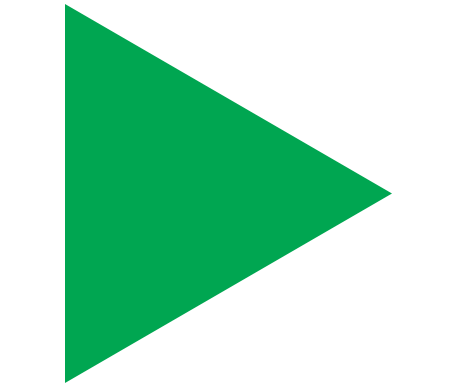
#> input picture tools/Sm4shCommand/SM4SHCommand/Resources/play.png, 458 x 387 px
$ python kamui_trail_build.py Sm4shCommand/SM4SHCommand/Resources/play.png out
#> lines starting #> are read from the running program, lines starting #| are printed output that depends on the picture
### tools/nut.py
#!/usr/bin/env python3
"""Smash 4 Wii U textures (.nut, NTWU): read a texture to RGBA and write one back in the same format.

  python3 tools/nut.py info FILE.nut                   (NTWU or NTP3)
  python3 tools/nut.py png FILE.nut OUT.png            first texture's first mip, as a PNG (NTWU or NTP3)
  python3 tools/nut.py replace FILE.nut IMAGE OUT.nut  IMAGE (any size; resized) into the texture,
                                                       same format / size / ID, mips rebuilt
  python3 tools/nut.py ntp3 OUT.nut ID:FORMAT:IMAGE...  new NTP3 .nut (FORMAT dxt1, dxt5 or rgba)

Header layout and the GX2 (de)swizzle follow Smash Forge's NUT.cs / GTX.cs (MIT; GTX.cs ports
AboodXD's GTX Extractor), as tools/Sm4shCommand's Viewer/Textures.cs does. Formats: 0x1A RGBA8,
0x31 BC1, 0x32 BC2, 0x33 BC3, 0x34 BC4, 0x35 BC5. BC encoding is a simple fit (BC1:
endpoints = the block's extremes along its main color axis; BC4: min / max), good enough for UI
pictures. Only single-mip textures are written (the stage-select icons all are).

NTP3 (write_ntp3): the untiled .nut the game also loads (some of Battlefield's own model.nut are
NTP3), so new textures of any size need no GX2 tiling. Layout as Smash Forge's NUT.Rebuild
(version 0x0200): formats 0 DXT1, 2 DXT5, 14 RGBA8 (stored A, R, G, B), full mip chains.
"""
import struct
import sys
import zlib

import numpy as np


# ---------------------------------------------------------------- container
def be32(d, o):
    return struct.unpack('>i', d[o:o + 4])[0]


def be16(d, o):
    return struct.unpack('>H', d[o:o + 2])[0]


class Tex:
    """one texture of a .nut: where its header / GX2 surface / data are"""
    # [13 lines left out: function __init__, not called in this run]


def load(path):
    return load_bytes(open(path, 'rb').read())


# [12 lines left out: function load_bytes, not called in this run]


# ---------------------------------------------------------------- GX2 addressing
def _bpp(fmt):
    f = fmt & 0x3F
    return {0x1A: 32, 0x08: 16, 0x0A: 16, 0x0B: 16, 0x31: 64, 0x34: 64, 0x32: 128, 0x33: 128, 0x35: 128}[f]


def _is_bc(fmt):
    return 0x31 <= (fmt & 0x3F) <= 0x35


# [36 lines left out: functions _pixel_index, _macro_tiled, element_offsets, not called in this run]


# ---------------------------------------------------------------- BC decode
def _rgb565(v):
    return np.stack([((v >> 11) & 31) * 255 // 31, ((v >> 5) & 63) * 255 // 63, (v & 31) * 255 // 31], -1)


# [69 lines left out: functions _bc1_colors, _bc4_values, decode, not called in this run]


# ---------------------------------------------------------------- BC encode
def _blocks(img):
    """[h, w, 4] -> [n, 16, 4] 4x4 blocks in row order (edges repeated)"""
    h, w = img.shape[:2]
    H, W = (h + 3) // 4 * 4, (w + 3) // 4 * 4
    pad = np.pad(img, ((0, H - h), (0, W - w), (0, 0)), mode='edge').astype(np.int32)
    return pad.reshape(H // 4, 4, W // 4, 4, 4).transpose(0, 2, 1, 3, 4).reshape(-1, 16, 4), W // 4, H // 4


def _enc_bc4(v):
    """v [n, 16] 0-255 -> [n, 8] (8-value mode: a0 = max > a1 = min)"""
    a0, a1 = v.max(1), v.min(1)
    a1 = np.where(a0 == a1, np.maximum(a0 - 1, 0), a1)
    a0 = np.where(a0 == a1, a1 + 1, a0)
    pal = np.stack([a0, a1] + [((7 - i) * a0 + i * a1) // 7 for i in range(1, 7)], 1)
    idx = np.abs(v[:, :, None] - pal[:, None, :]).argmin(2).astype(np.uint64)
    bits = np.zeros(len(v), dtype=np.uint64)
    for j in range(16):
        bits |= idx[:, j] << np.uint64(3 * j)
    out = np.zeros((len(v), 8), dtype=np.uint8)
    out[:, 0], out[:, 1] = a0, a1
    for i in range(6):
        out[:, 2 + i] = ((bits >> np.uint64(8 * i)) & np.uint64(0xFF)).astype(np.uint8)
    return out


def _to565(c):
    return ((c[..., 0] * 31 + 127) // 255 << 11) | ((c[..., 1] * 63 + 127) // 255 << 5) | ((c[..., 2] * 31 + 127) // 255)


def _enc_bc1(rgb):
    """rgb [n, 16, 3] -> [n, 8] (4-color mode; endpoints = the block's extremes along its main axis)"""
    mean = rgb.mean(1, keepdims=True)
    d = rgb - mean
    cov = np.einsum('nki,nkj->nij', d, d)
    axis = np.ones((len(rgb), 3))
    for _ in range(4):
        axis = np.einsum('nij,nj->ni', cov, axis)
        axis /= np.linalg.norm(axis, axis=1, keepdims=True) + 1e-9
    proj = np.einsum('nki,ni->nk', d, axis)
    lo = rgb[np.arange(len(rgb)), proj.argmin(1)]
    hi = rgb[np.arange(len(rgb)), proj.argmax(1)]
    c0, c1 = _to565(hi), _to565(lo)
    swap = c0 < c1
    c0, c1 = np.where(swap, c1, c0), np.where(swap, c0, c1)
    same = c0 == c1
    c1 = np.where(same & (c1 > 0), c1 - 1, c1)
    c0 = np.where(same & (c0 == 0), 1, c0)
    a, b = _rgb565(c0), _rgb565(c1)
    pal = np.stack([a, b, (2 * a + b) // 3, (a + 2 * b) // 3], 1)
    idx = ((rgb[:, :, None, :] - pal[:, None, :, :]) ** 2).sum(3).argmin(2).astype(np.uint32)
    bits = np.zeros(len(rgb), dtype=np.uint32)
    for j in range(16):
        bits |= idx[:, j] << np.uint32(2 * j)
    out = np.zeros((len(rgb), 8), dtype=np.uint8)
    out[:, 0], out[:, 1], out[:, 2], out[:, 3] = c0 & 0xFF, c0 >> 8, c1 & 0xFF, c1 >> 8
    for i in range(4):
        out[:, 4 + i] = (bits >> np.uint32(8 * i)) & 0xFF
    return out


# [72 lines left out: functions encode, encode_blocks, replace_region, replace, not called in this run]


# ---------------------------------------------------------------- NTP3
NTP3_FORMATS = {'dxt1': 0, 'dxt5': 2, 'rgba': 14}


def ntp3_mip(img, fmt):
    """RGBA [h, w, 4] -> NTP3 data of format fmt (0 / 2 / 14)"""
    if fmt == 14:
        return np.ascontiguousarray(img[..., [3, 0, 1, 2]]).tobytes()
    blocks, _, _ = _blocks(img)
    if fmt == 0:
        return _enc_bc1(blocks[:, :, :3]).tobytes()
    return np.concatenate([_enc_bc4(blocks[:, :, 3]), _enc_bc1(blocks[:, :, :3])], 1).tobytes()


# [53 lines left out: functions mip_chain, read_ntp3, not called in this run]


def write_ntp3(textures):
    """textures: [(tex_id, fmt, [mip RGBA arrays])] -> .nut bytes"""
    heads, datas = [], []
    for tex_id, fmt, mips in textures:
        data = [ntp3_mip(m, fmt) for m in mips]
        data = [x + b'\0' * (-len(x) % 0x10) for x in data]
        hs = 0x50 + (4 * len(mips) if len(mips) > 1 else 0)
        hs += -hs % 0x10
        heads.append((tex_id, fmt, mips, data, hs))
        datas.append(b''.join(data))
    out = bytearray(b'NTP3' + struct.pack('>HHII', 0x0200, len(textures), 0, 0))
    remaining = sum(h[4] for h in heads)
    data_before = 0
    for (tex_id, fmt, mips, data, hs), blob in zip(heads, datas):
        h, w = mips[0].shape[:2]
        head = struct.pack('>IIIHHBBBBHHII', len(blob) + hs, 0, len(blob), hs, 0, 0, len(mips), 0, fmt, w, h, 0, 0)
        head += struct.pack('>IIII', remaining + data_before, 0, 0, 0)
        if len(mips) > 1:
            head += b''.join(struct.pack('>I', len(x)) for x in data)
        head += b'\0' * (-len(head) % 0x10)
        head += b'eXt\0' + struct.pack('>III', 0x20, 0x10, 0)
        head += b'GIDX' + struct.pack('>III', 0x10, tex_id, 0)
        assert len(head) == hs
        out += head
        remaining -= hs
        data_before += len(blob)
    for blob in datas:
        out += blob
    return bytes(out)


# ---------------------------------------------------------------- NTWU (write)
NTWU_CODE = {0x31: 0, 0x33: 2, 0x1A: 14}          # GX2 format -> the .nut header's format byte
NTWU_ALIGN = {0x31: 0x1000, 0x33: 0x2000, 0x1A: 0x800}


class Surface:
    """a single-mip 2D texture as the game's own: tile mode 4, pitch (elements) a multiple of 32,
    rows to a multiple of 16 (checked against all 626 of Battlefield's textures)"""
    # [7 lines left out: function __init__, not called in this run]

    def gx2(self):
        return struct.pack('>16i13i12x', 1, self.w, self.h, 1, 1, self.fmt, 0, 1, self.image_size, 0, 0, 0,
                           self.tile_mode, self.swizzle, self.alignment, self.pitch, *[0] * 13)


# [87 lines left out: functions write_ntwu, append_ntwu, not called in this run]


def _is_ntp3(path):
    d = open(path, 'rb').read(0x10000)
    return d[:4] == b'NTP3' or d[:2] == b'\x78\x9c' and zlib.decompressobj().decompress(d)[:4] == b'NTP3'


# [34 lines left out: function main, not called in this run]


# [2 lines that do not run on import are left out]

### tools/kamui_trail_build.py
#!/usr/bin/env python3
"""Corrin's extra sword trail textures (tools/kamui_trail_cave.py KAMUI_TRAILS) from a picture: the trail texture
(<Name>.nut) and its glow (<Name>Add.nut), as her vanilla TexKamuiSwordTrace / TexKamuiSwordTraceAdd: NTP3, 128 x 128,
one mip, texture id 0, DXT5 for the trail and DXT1 for the Add.

  python3 -I tools/kamui_trail_build.py IMAGE OUT_DIR [--name TexKamuiSwordTraceCyan] [--add-gain 0.3]

IMAGE is laid out as a vanilla trail texture: U (left to right) along the trail, the newest part (the blade) on the
right fading toward the tail on the left; V (top to bottom) across the blade. Any size: it is scaled to 128 x 128
(bicubic, in premultiplied alpha, so fully transparent pixels' colour doesn't bleed into their neighbours).

The two textures are drawn by trail shader 1 (Sword_Glow Shader=1, docs/native-notes.md "The trail shaders"):
rgb = (t0.rgb x t0.a + t1.rgb x t1.a) x the vertex alpha, a = t0.a x the vertex alpha. So the trail texture's alpha is
the trail's shape, and the Add's rgb (DXT1, alpha 1) is light added on top: here the picture's own colour x its alpha x
ADD_GAIN, a soft glow of the same colour as vanilla's Add is of hers (TexKamuiSwordTraceAdd: a dim copy of her trail's
orange). Add gain 0 = a black Add: the trail drawn exactly as the picture.
"""
import argparse
import os
import sys

import numpy as np

HERE = os.path.dirname(os.path.abspath(__file__))
sys.path.insert(0, HERE)
import nut  # noqa: E402

SIZE = 128
ADD_GAIN = 0.3


def load(path):
    """the picture as float RGBA 0-1, scaled to SIZE x SIZE in premultiplied alpha"""
    from PIL import Image
    im = np.asarray(Image.open(path).convert('RGBA')).astype(np.float32) / 255.0
    a = im[..., 3:]
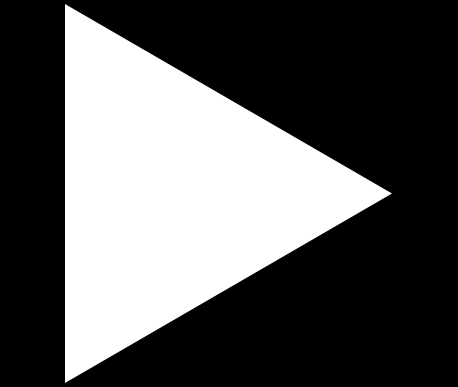
#> a: shape (387, 458, 1) float32; min 0, max 1, mean 0.35
    pre = np.concatenate([im[..., :3] * a, a], 2)
    chans = [np.asarray(Image.fromarray(pre[..., c], 'F').resize((SIZE, SIZE), Image.BICUBIC)) for c in range(4)]
#> chans = 4 items
    out = np.clip(np.stack(chans, 2), 0, 1)
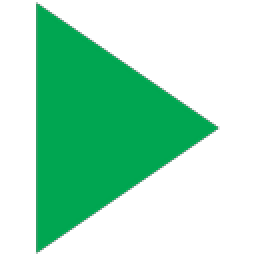
#> out: shape (128, 128, 4) float32 (shown 2 times larger); mean of channels 0, 1, 2, 3 0, 0.228, 0.111, 0.349; transparent parts drawn white
    a = out[..., 3:]
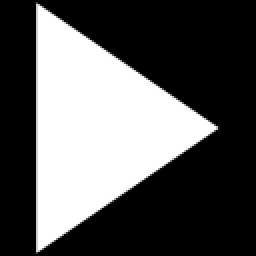
#> a: shape (128, 128, 1) float32 (shown 2 times larger); min 0, max 1, mean 0.349
    rgb = np.where(a > 1e-4, out[..., :3] / np.maximum(a, 1e-4), 0)
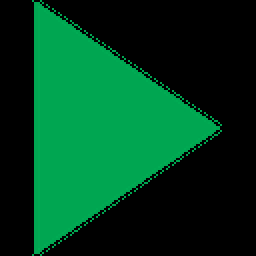
#> rgb: shape (128, 128, 3) float32 (shown 2 times larger); mean of channels 0, 1, 2 0, 0.245, 0.119; drawn as R, G, B
    return np.concatenate([np.clip(rgb, 0, 1), a], 2)


def textures(img, add_gain=ADD_GAIN):
    """(trail .nut bytes, Add .nut bytes) from float RGBA SIZE x SIZE"""
#> called with add_gain = 0.3
    def u8(x):
        return np.clip(np.round(x * 255), 0, 255).astype(np.uint8)
    add = np.concatenate([img[..., :3] * img[..., 3:] * add_gain, np.ones_like(img[..., 3:])], 2)
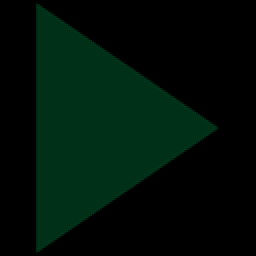
#> add: shape (128, 128, 4) float32 (shown 2 times larger); mean of channels 0, 1, 2, 3 0, 0.0683, 0.0333, 1; drawn as R, G, B
    return (nut.write_ntp3([(0, nut.NTP3_FORMATS['dxt5'], [u8(img)])]),
            nut.write_ntp3([(0, nut.NTP3_FORMATS['dxt1'], [u8(add)])]))
#> in write_ntp3, `heads, datas = [], []`: heads = []
#> the loop in write_ntp3, `for tex_id, fmt, mips in textures:` made 1 pass
#> (tex_id, fmt, hs) on pass 1: (0, 2, 80)
#> after the loop in write_ntp3, `for tex_id, fmt, mips in textures:`: datas = 1 item
#> in write_ntp3, `remaining = sum(h[4] for h in heads)`: remaining = 80
#> the loop in write_ntp3, `for (tex_id, fmt, mips, data, hs), blob in zip(heads, datas):` made 1 pass
#> (tex_id, fmt, hs, h, w, remaining, data_before) on pass 1: (0, 2, 80, 128, 128, 0, 16384)
#> after the loop in write_ntp3, `for (tex_id, fmt, mips, data, hs), blob in zip(heads, datas):`: data_before = 16384; remaining = 0
#> the loop in write_ntp3, `for blob in datas:` made 1 pass
#> the loop in write_ntp3 (call 2), `for tex_id, fmt, mips in textures:` made 1 pass
#> (tex_id, fmt, hs) on pass 1: (0, 0, 80)
#> the loop in write_ntp3 (call 2), `for (tex_id, fmt, mips, data, hs), blob in zip(heads, datas):` made 1 pass
#> (tex_id, fmt, hs, h, w, remaining, data_before) on pass 1: (0, 0, 80, 128, 128, 0, 8192)
#> the loop in write_ntp3 (call 2), `for blob in datas:` made 1 pass


def main():
    p = argparse.ArgumentParser(description=__doc__, formatter_class=argparse.RawDescriptionHelpFormatter)
    p.add_argument('image')
    p.add_argument('out_dir')
    p.add_argument('--name', default='TexKamuiSwordTraceCyan')
    p.add_argument('--add-gain', type=float, default=ADD_GAIN)
    a = p.parse_args()
    os.makedirs(a.out_dir, exist_ok=True)
    trail, add = textures(load(a.image), a.add_gain)
    for name, data in ((a.name, trail), (a.name + 'Add', add)):
        path = os.path.join(a.out_dir, name + '.nut')
        open(path, 'wb').write(data)
        print('%s: %d bytes' % (path, len(data)))
#> this loop made 2 passes
#> name on passes 1 to 2: 'TexKamuiSwordTraceCyan', 'TexKamuiSwordTraceCyanAdd'
#| out/TexKamuiSwordTraceCyan.nut: 16480 bytes
#| out/TexKamuiSwordTraceCyanAdd.nut: 8288 bytes


if __name__ == '__main__':
    main()
